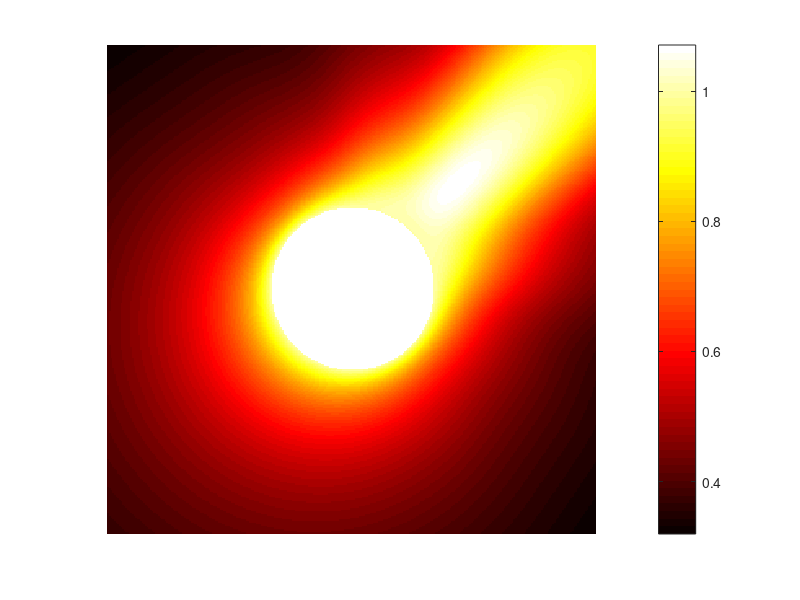
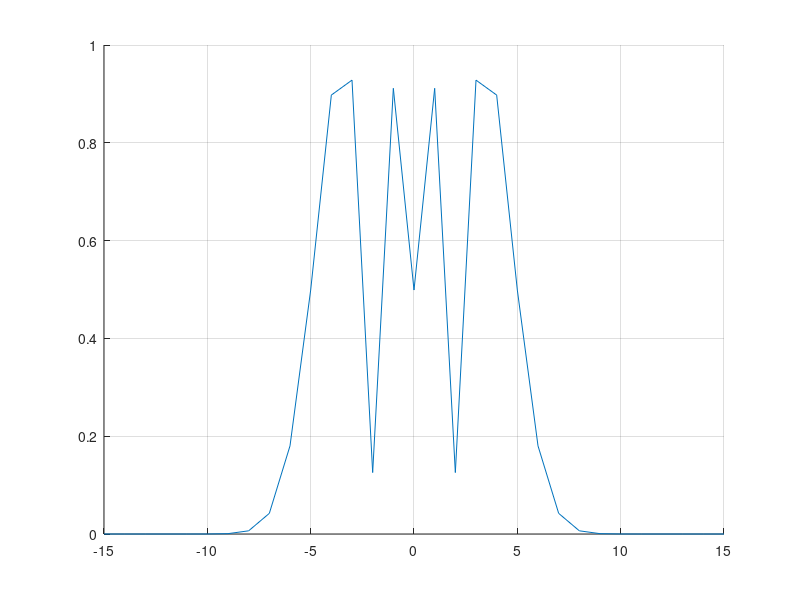

Here is the MATLAB script that generated these plots, in order: (Note: this script raises an error after producing the figures.)
% far field di un'onda piana che rimbalza contro una circonferenza 
% calcoli fatti su un foglio di brutta, ho fatto la foto
clear; clc; close all; 

R = 1; % raggio circonferenza
z0 = 0 + 0*1i; % centro circonferenza
k = 5; 
L_max = ceil(k*R)+10;
theta = pi/4; 
d = exp(1i*theta);

obs = @(t) z0 + R*exp(1i*t); 
obs_der = @(t) 1i*R*exp(1i*t); 
obs_der_abs = @(t) abs(1i*R*exp(1i*t)); 


x_lim = [real(z0)-R-2, real(z0)+R+2]; 
y_lim = [imag(z0)-R-2, imag(z0)+R+2];
n_points_plot = 300; 
x_plot = linspace(x_lim(1), x_lim(2), n_points_plot+1);
y_plot = linspace(y_lim(1), y_lim(2), n_points_plot+1);
[X, Y] = meshgrid(x_plot, y_plot);
Z = X + 1i*Y; 
mask = (X.^2 + Y.^2 < R); % complementare del disco  di raggio R + 0.25

u_scat = zeros(size(Z));

fprintf("Computing u_ref \t")
% calcolo il campo scatterato (non strettamente necessario) e il far field
% pattern (vedere foto sul telefono per la formula usata)
u_coeff = zeros(2*L_max+1, 1);
theta = linspace(0, 2*pi, 360)';
farField = zeros(size(theta));

for l = -L_max:L_max
    u_scat = u_scat - (1i)^l * besselj(l, k*R) ./ besselh(l, 1, k*R) .* besselh(l, 1, k*abs(Z)) .* (Z./(d*abs(Z))).^l;
    u_coeff(l+L_max+1) = (1i)^l * besselj(l, k*R) ./ besselh(l, 1, k*R) * (1/d)^l;
    farField = farField + sqrt( 2/(pi*k) ) * exp(-pi*1i/4) * u_coeff(l+L_max+1) * exp(-l*pi*1i/2) * exp(1i*l*(theta));
    % se sostituisco nella riga sopra theta + pi al posto di theta e
    % considero l'angolo di incidenza dell'onda come theta + pi ho lo
    % stesso plot in polarplot che se non mettessi pi in entrambi i posti
end

u_scat(mask) = complex(NaN, NaN);
fprintf("done\n")

%%%%%%%%%%%%%%%%%%%%%%%%%%%%%%%%%%  PLOT  %%%%%%%%%%%%%%%%%%%%%%%%%%%%%%%%%

figure; 
pcolor(X, Y, abs(u_scat)); shading flat; colorbar; axis square; axis off; colormap("hot")

figure;
% plot(-L_max:L_max, real(u_coeff), LineWidth=2, DisplayName="parte reale")
hold on
grid on
% plot(-L_max:L_max, imag(u_coeff), LineWidth=2, DisplayName="parte immaginaria")
plot(-L_max:L_max, abs(u_coeff), LineWidth=2, DisplayName="valore assoluto")
title("Valore assoluto dei coefficieti del campo scatterato", Interpreter="latex")
% legend(Location="bestoutside")

% Guardando i plot dei valori assoluti dei coefficienti di u_scat si vede
% che per valori di \ell \in \mathbb{Z} molto più grandi o più piccoli (in
% modulo) del valore k*R si hanno coefficienti molto piccoli (in modulo)

figure; 
minFarField = min(log10(abs(farField)));

polarplot(theta, -min(log10(abs(farField))) + log10(abs(farField)), lineWidth = 2)
disp(minFarField)
